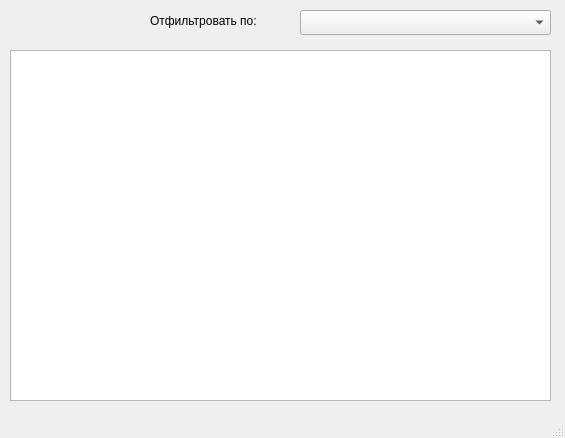
<?xml version="1.0" encoding="UTF-8"?>
<ui version="4.0">
 <class>Dialog</class>
 <widget class="QMainWindow" name="Dialog">
  <property name="geometry">
   <rect>
    <x>0</x>
    <y>0</y>
    <width>565</width>
    <height>438</height>
   </rect>
  </property>
  <property name="windowTitle">
   <string>Отбор фильмов по жанрам</string>
  </property>
  <widget class="QWidget" name="centralwidget">
   <widget class="QTableWidget" name="checkWidget">
    <property name="geometry">
     <rect>
      <x>10</x>
      <y>50</y>
      <width>541</width>
      <height>351</height>
     </rect>
    </property>
   </widget>
   <widget class="QComboBox" name="comboBox">
    <property name="geometry">
     <rect>
      <x>300</x>
      <y>10</y>
      <width>251</width>
      <height>25</height>
     </rect>
    </property>
   </widget>
   <widget class="QLabel" name="label">
    <property name="geometry">
     <rect>
      <x>150</x>
      <y>10</y>
      <width>141</width>
      <height>21</height>
     </rect>
    </property>
    <property name="text">
     <string>Отфильтровать по:</string>
    </property>
   </widget>
  </widget>
  <widget class="QMenuBar" name="menubar">
   <property name="geometry">
    <rect>
     <x>0</x>
     <y>0</y>
     <width>565</width>
     <height>22</height>
    </rect>
   </property>
  </widget>
  <widget class="QStatusBar" name="statusbar"/>
 </widget>
 <resources/>
 <connections/>
</ui>
